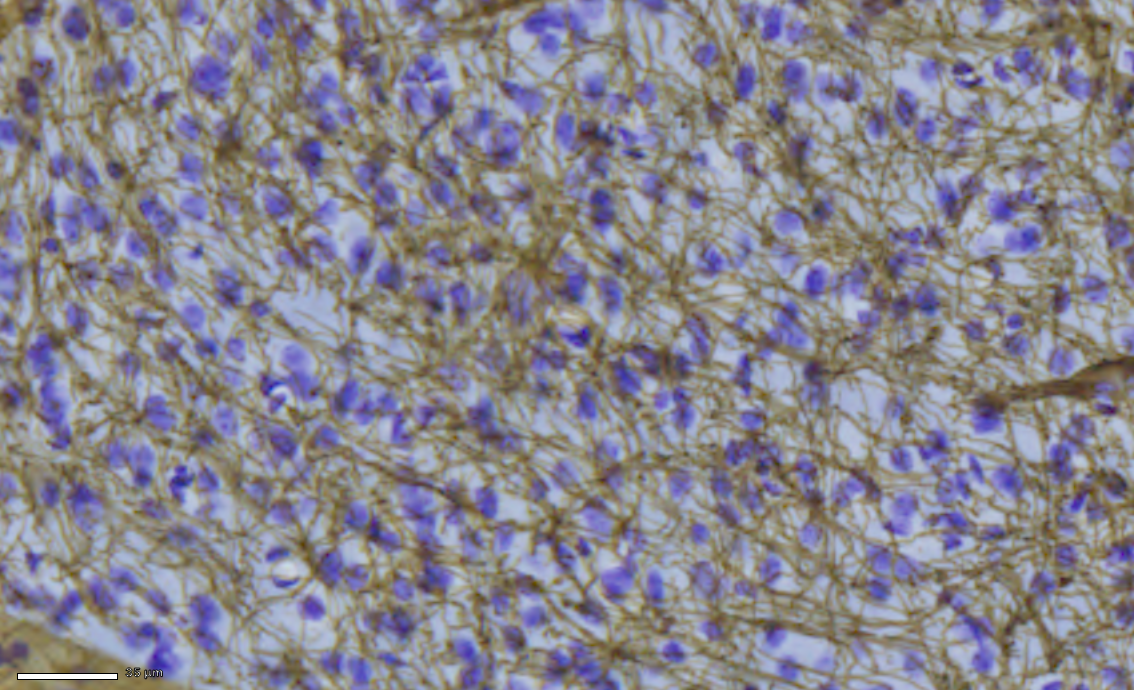
#> input picture Images/TIssues.png, 1134 x 690 px, found by its file name
$ python ExtractFibers.py
#> lines starting #> are read from the running program, lines starting #| are printed output that depends on the picture; after the words box and inside, x2 and y2 are one past the last pixel; in counts of white or black regions, pixels touching at a corner belong together
import cv2
import numpy as np

# Load the image
image = cv2.imread('/Users/sricharanmohankumar/BrainHack-1/Images/TIssues.png')
#> image is the input picture: shape (690, 1134, 3); mean B, G, R 142, 133.1, 136

# Convert the image to HSV color space
hsv = cv2.cvtColor(image, cv2.COLOR_BGR2HSV)
#> hsv: shape (690, 1134, 3); mean H, S, V 78.6, 53.3, 154.2

# Define the range for yellow color in HSV, adjusted to include lighter yellows
lower_yellow = np.array([5, 30, 30])  # Lower the saturation and value bounds
upper_yellow = np.array([35, 255, 255])

# Create a mask for yellow color
mask_yellow = cv2.inRange(hsv, lower_yellow, upper_yellow)
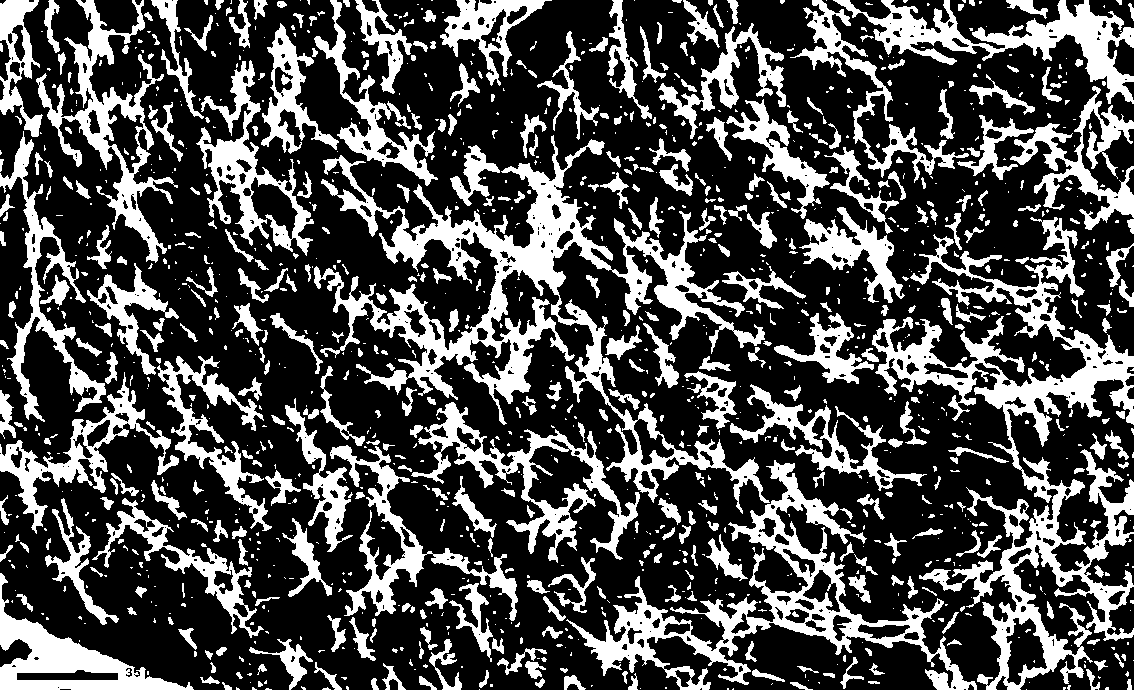
#> mask_yellow: shape (690, 1134); 29.8% white; 1285 white regions (816 under 20 px), largest, box (x1, y1, x2, y2) and area: (314, 135, 770, 514) 30561, (872, 217, 1134, 690) 27587, (566, 460, 977, 690) 15295

# Apply morphological operations to enhance thin yellow stripes
kernel = np.ones((3, 3), np.uint8)
mask_yellow = cv2.morphologyEx(mask_yellow, cv2.MORPH_CLOSE, kernel)
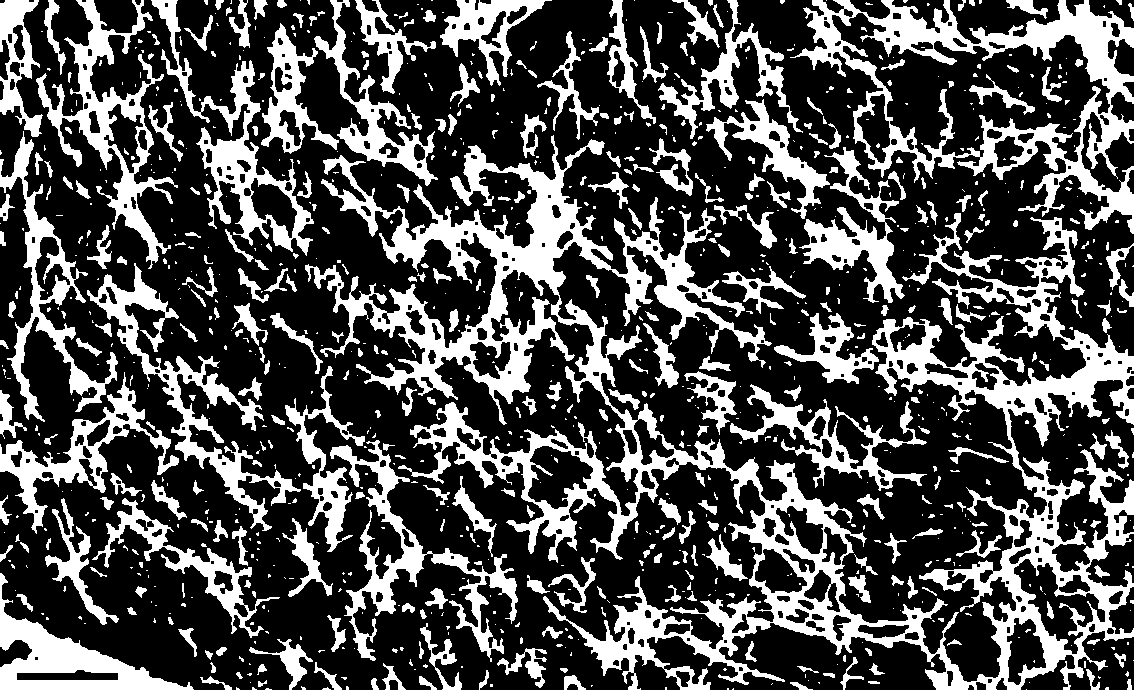
#> mask_yellow: shape (690, 1134); 30.8% white; 1026 white regions (667 under 20 px), largest, box (x1, y1, x2, y2) and area: (305, 135, 1134, 690) 87594, (790, 0, 1134, 234) 19775, (36, 0, 178, 269) 8025

# Extract the yellow spots
yellow_spots = cv2.bitwise_and(image, image, mask=mask_yellow)
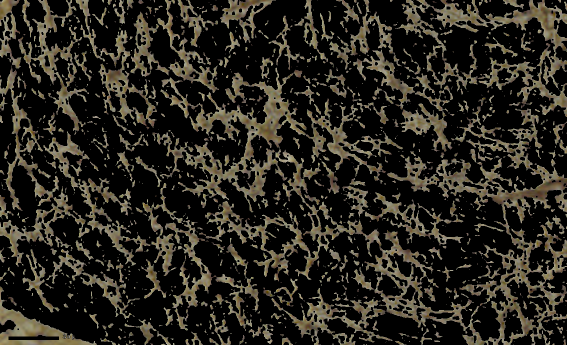
#> yellow_spots: shape (690, 1134, 3) (shown at 1/2 size); mean B, G, R 30.4, 37.9, 40.9

# Convert the yellow spots to grayscale
yellow_spots_gray = cv2.cvtColor(yellow_spots, cv2.COLOR_BGR2GRAY)
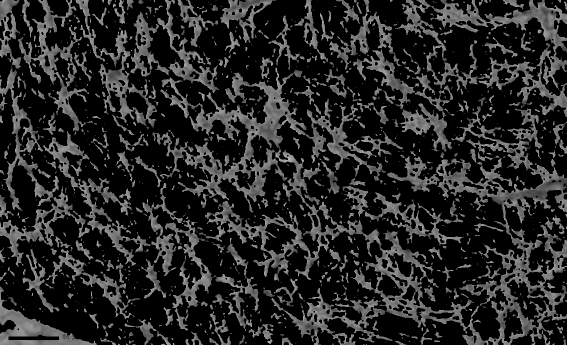
#> yellow_spots_gray: shape (690, 1134) (shown at 1/2 size); min 0, max 248, mean 38

# Invert the grayscale image
yellow_spots_gray_inverted = cv2.bitwise_not(yellow_spots_gray)
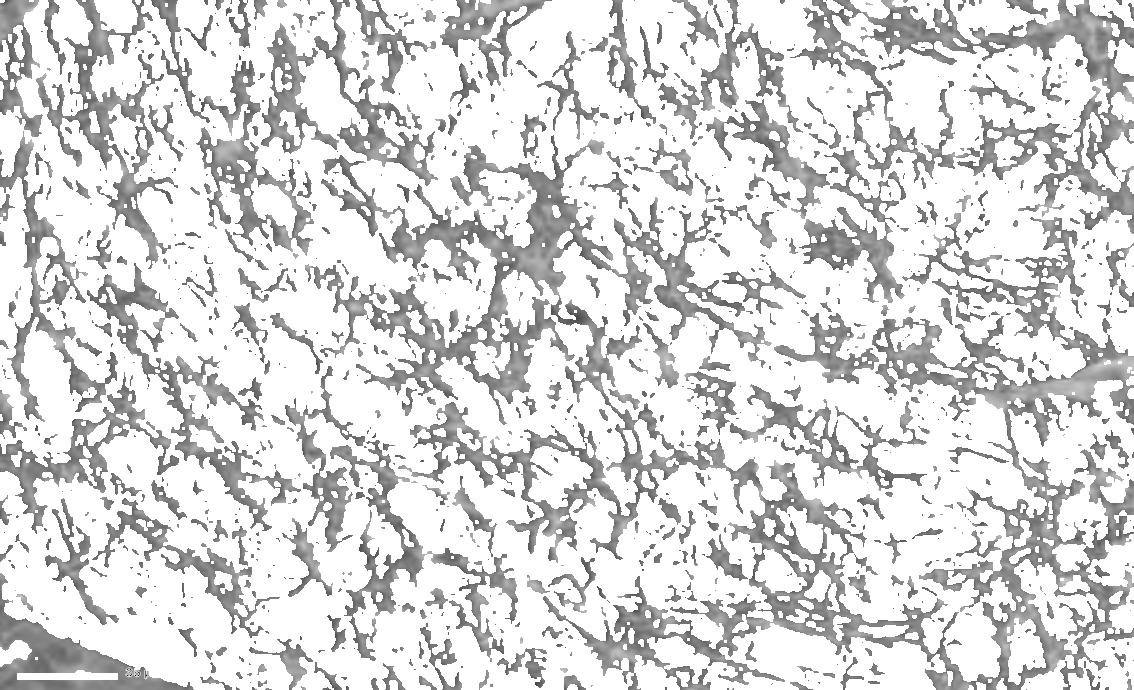
#> yellow_spots_gray_inverted: shape (690, 1134); min 7, max 255, mean 217

# Save the output image
cv2.imwrite('Fibers.png', yellow_spots_gray_inverted)

$ run again, with Images/Putamen_1.png copied over Images/TIssues.png
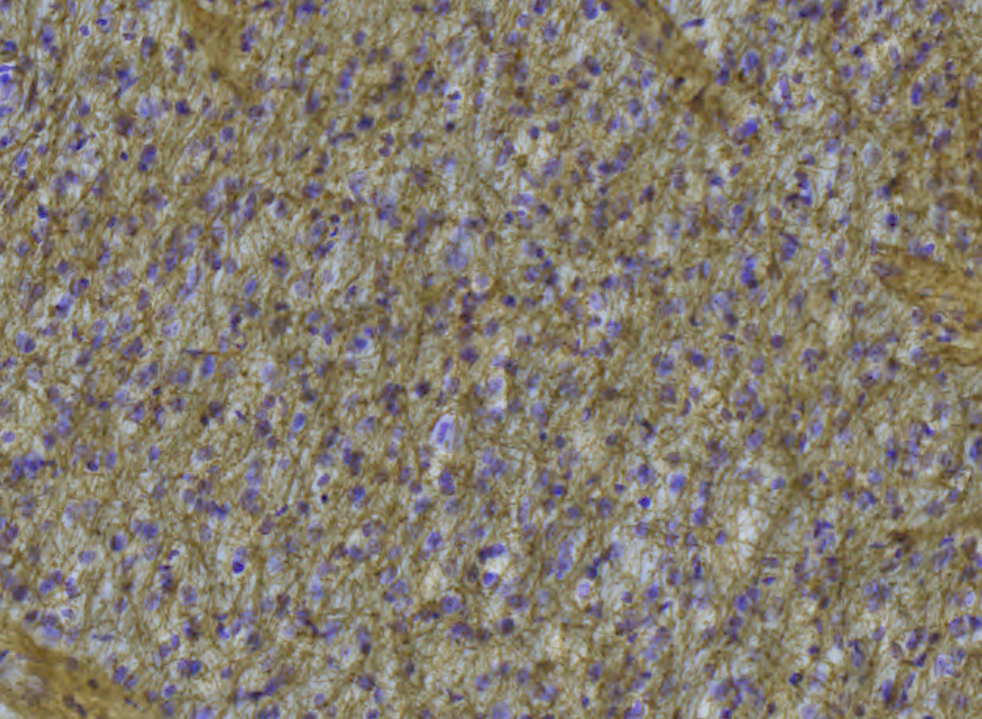
#> input picture Images/Putamen_1.png, 982 x 719 px, shrunk from 1259 x 922 before the run, found by its file name
#> image is the input picture: shape (719, 982, 3); mean B, G, R 111.1, 124.2, 132.2
#> hsv: shape (719, 982, 3); mean H, S, V 51.2, 62.1, 137.3
#> `mask_yellow = cv2.inRange(hsv, lower_yellow, upper_yellow)`:
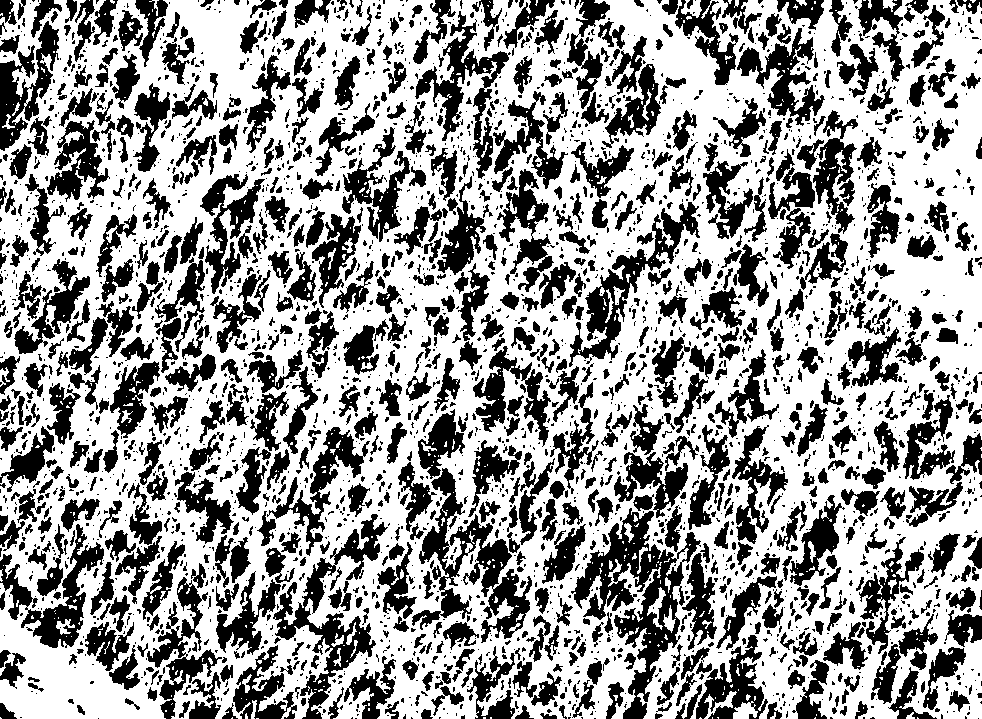
#> mask_yellow: shape (719, 982); 60.8% white; 3067 black regions (2103 under 20 px), largest, box (x1, y1, x2, y2) and area: (571, 508, 701, 719) 8166, (412, 468, 532, 643) 6215, (273, 514, 388, 719) 5416
#> `yellow_spots_gray_inverted = cv2.bitwise_not(yellow_spots_gray)`:
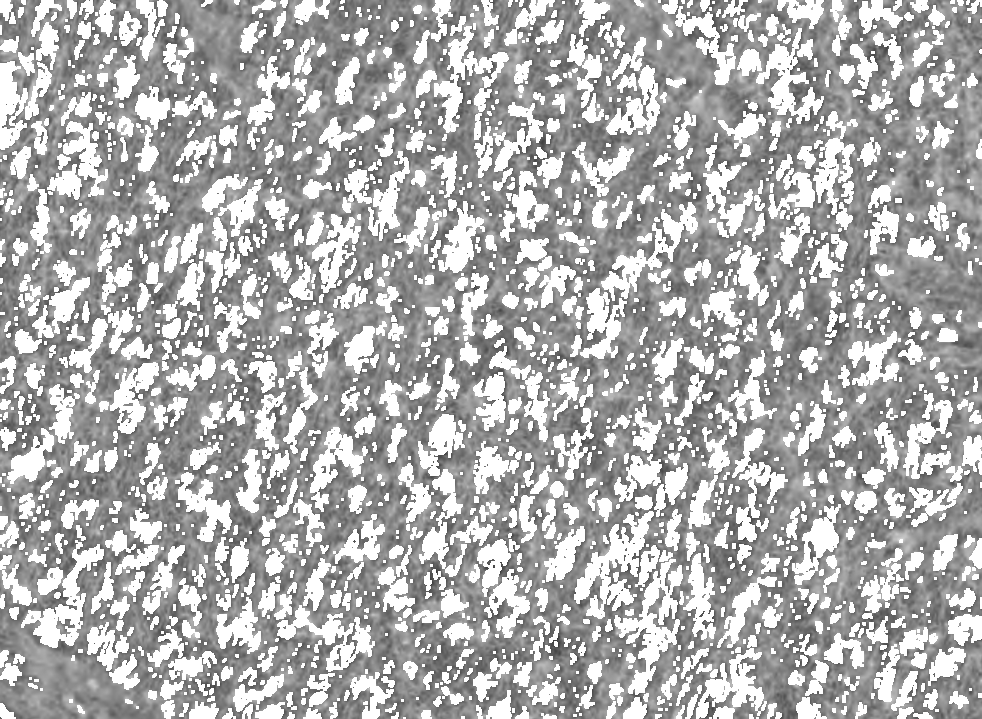
#> yellow_spots_gray_inverted: shape (719, 982); min 50, max 255, mean 173.9

$ run again, with Images/Putamen_3.png copied over Images/TIssues.png
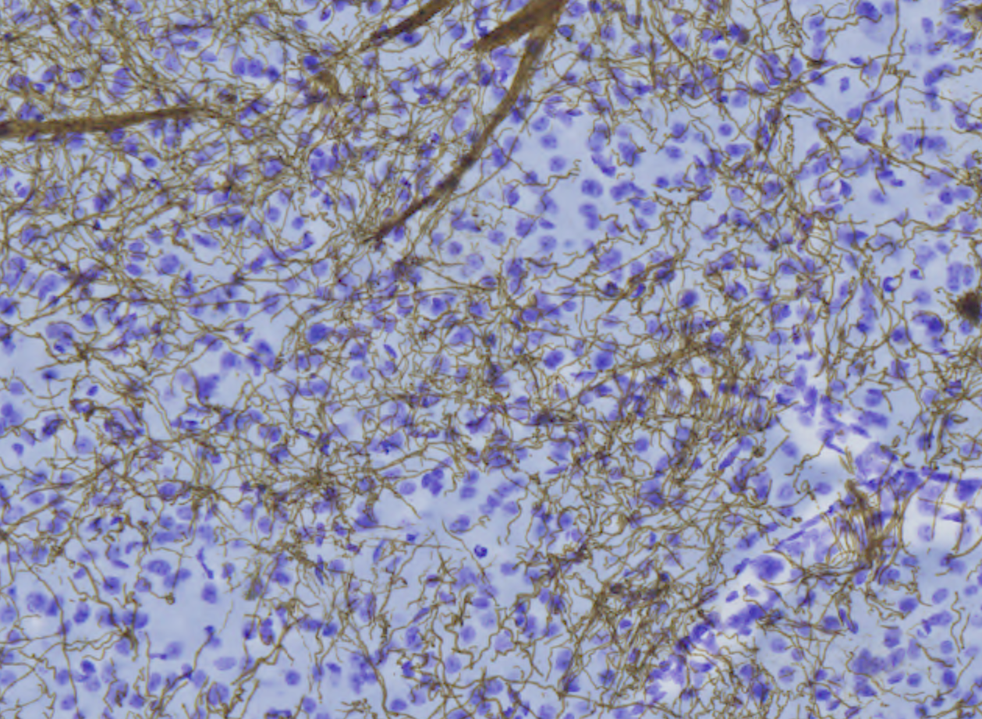
#> input picture Images/Putamen_3.png, 982 x 719 px, shrunk from 1259 x 922 before the run, found by its file name
#> image is the input picture: shape (719, 982, 3); mean B, G, R 169.3, 146, 145
#> hsv: shape (719, 982, 3); mean H, S, V 95.6, 55.7, 175.7
#> `mask_yellow = cv2.inRange(hsv, lower_yellow, upper_yellow)`:
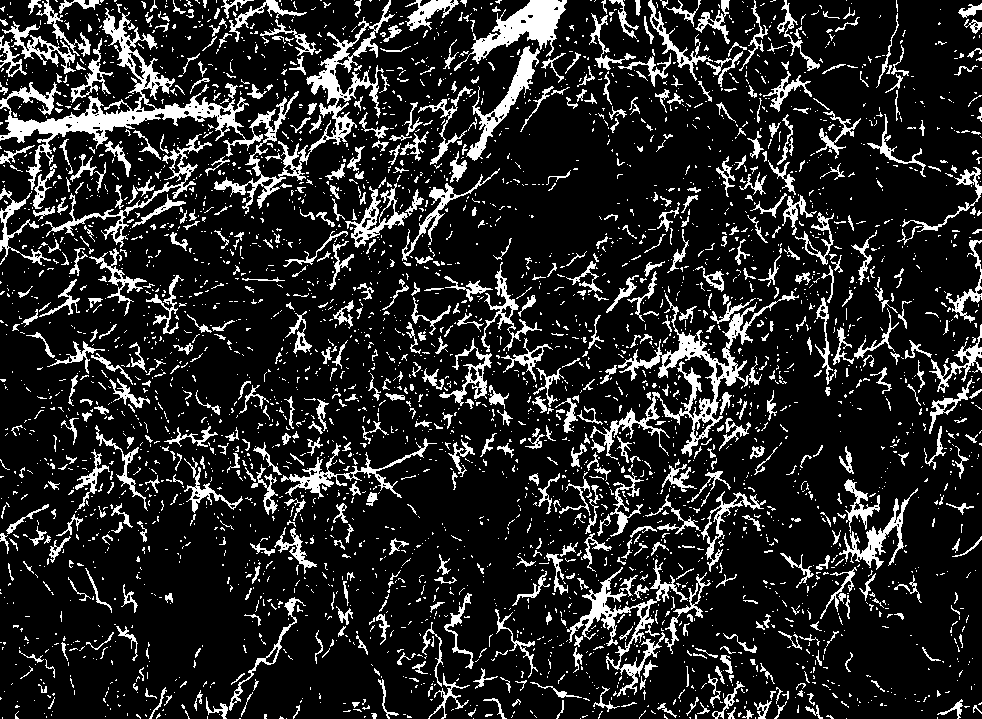
#> mask_yellow: shape (719, 982); 15.4% white; 3730 white regions (3025 under 20 px), largest, box (x1, y1, x2, y2) and area: (0, 0, 395, 214) 11397, (590, 291, 799, 460) 4665, (454, 0, 567, 71) 2593
#> `yellow_spots_gray_inverted = cv2.bitwise_not(yellow_spots_gray)`:
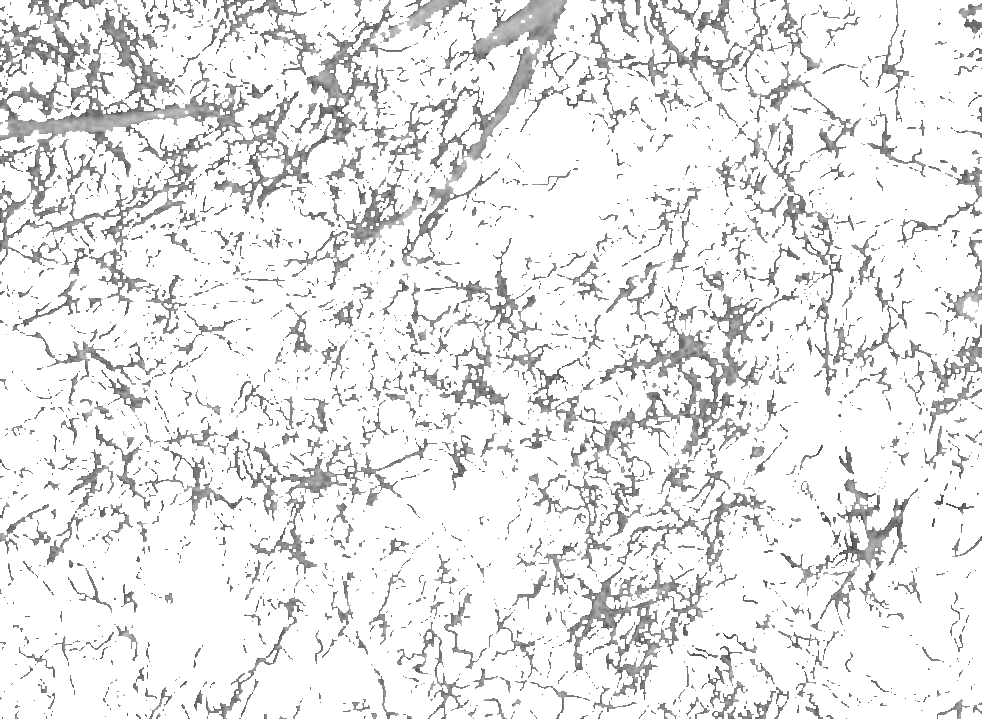
#> yellow_spots_gray_inverted: shape (719, 982); min 57, max 255, mean 233.2
